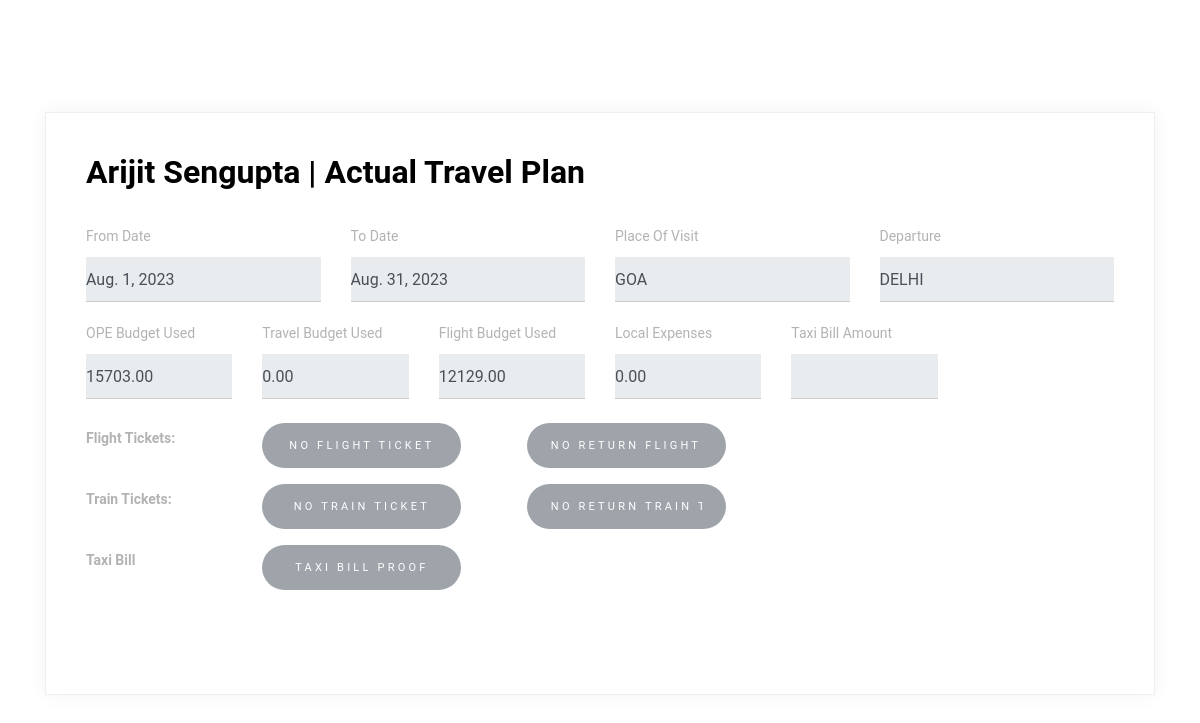
The page /employee/8f56e802-a117-4fb0-a56e-b2545ccb5d98/tp/04c2ad78-5a5b-41b6-8081-6548846fce0e/ (signed in) on the database its author committed.
### base/models.py (models this page shows, shortened)
class Employee(models.Model):
    uuid = models.UUIDField(default = uuid.uuid4,primary_key=True,editable=False)
    Emp_name = models.CharField(max_length=30)
    email = models.EmailField(max_length=50)
    contract_no = models.CharField(unique=True,max_length=15,)
    contract_start_date = models.DateField()
    contract_end_date = models.DateField()
    phone_number = models.CharField(unique=True,max_length=10)
    state = models.CharField(max_length=30)
    duty_station = models.CharField(max_length=40)

class Expense(models.Model):
    uuid = models.UUIDField(default = uuid.uuid4,primary_key=True,editable=False)
    employee = models.ForeignKey(Employee,on_delete=models.CASCADE,null = True)
    from_date = models.DateField(null = True)
    to_date = models.DateField(null = True)
    ope_budget_used = models.DecimalField(decimal_places=2,default=0,max_digits = 10)
    travel_budget_used = models.DecimalField(decimal_places=2,default=0,max_digits = 10)
    flight_budget_used = models.DecimalField(decimal_places=2,default=0,max_digits = 10)
    flight_ticket = models.FileField(upload_to=get_upload_path, blank = True)
    flight_return_ticket = models.FileField(upload_to=get_upload_path, blank = True)
    train_ticket = models.FileField(upload_to=get_upload_path, blank = True)
    train_return_ticket = models.FileField(upload_to=get_upload_path, blank = True)
    local_conveyance = models.DecimalField(decimal_places=2,default=0,max_digits = 10)
    departure = models.CharField(max_length = 30,null = True)
    place_of_visit = models.CharField(max_length = 30,null = True)

### base/views.py (the view)
# urls.py: path('employee/<str:pk1>/tp/<str:pk2>/',ViewAtp,name = "viewatp"),
@login_required(login_url='login')
def ViewAtp(request,pk1,pk2):
    try:
        emp = Employee.objects.get(uuid=pk1)
        tp = Expense.objects.get(uuid=pk2)
    except:
        tp = None
    context = {
        'tp':tp,
        'emp':emp
    }
    return render(request,'viewatp.html',context)

### base/templates/viewatp.html (shortened to what this page needs)
{% load static %}
<!doctype html>
<html lang="en">
  <head>
    <link rel="stylesheet" href="https://cdn.jsdelivr.net/npm/bootstrap@4.0.0/dist/css/bootstrap.min.css">
    <link rel="stylesheet" href="{% static 'form.css' %}">
  </head>
  <body>
    <div class="content">
        <div class="container">
          <div class="row align-items-stretch no-gutters contact-wrap">
            <div class="col-md-12">
              <div class="form h-100">
                <h3>{{emp.Emp_name}} | Actual Travel Plan</h3>
                <form class="mb-5" id="contactForm" name="contactForm">
                  <div class="row">
                    <div class="col-md-3 form-group mb-3">
                      <label for="" class="col-form-label">From Date</label>
                      <input type="text" class="form-control" name="date" id="date" value="{{tp.from_date}}" readonly>
                    </div>
                    <div class="col-md-3 form-group mb-3">
                        <label for="" class="col-form-label">To Date</label>
                        <input type="text" class="form-control" name="date" id="date" value="{{tp.to_date}}" readonly>
                      </div>
                      <div class="col-md-3 form-group mb-3">
                        <label for="" class="col-form-label">Place Of Visit</label>
                        <input type="text" class="form-control" name="date" id="date" value="{{tp.place_of_visit}}" readonly>
                      </div>
                      <div class="col-md-3 form-group mb-3">
                        <label for="" class="col-form-label">Departure</label>
                        <input type="text" class="form-control" name="date" id="date" value="{{tp.departure}}" readonly>
                      </div>
                  </div>
                  <div class="row">
                    <div class="col-md-2 form-group mb-4">
                      <label for="" class="col-form-label">OPE Budget Used</label>
                      <input type="text" class="form-control" name="date" id="date" value="{{tp.ope_budget_used}}" readonly>
                    </div>
                    <div class="col-md-2 form-group mb-4">
                        <label for="" class="col-form-label">Travel Budget Used</label>
                        <input type="text" class="form-control" name="date" id="date" value="{{tp.travel_budget_used}}" readonly>
                      </div>
                      <div class="col-md-2 form-group mb-4">
                        <label for="" class="col-form-label">Flight Budget Used</label>
                        <input type="text" class="form-control" name="date" id="date" value="{{tp.flight_budget_used}}" readonly>
                      </div>
                      <div class="col-md-2 form-group mb-4">
                        <label for="" class="col-form-label">Local Expenses</label>
                        <input type="text" class="form-control" name="date" id="date" value="{{tp.local_conveyance}}" readonly>
                      </div>
                      <div class="col-md-2 form-group mb-3">
                        <label for="" class="col-form-label">Taxi Bill Amount</label>
                        <input type="text" class="form-control" name="date" id="date" value="{{tp.taxi_bill}}" readonly>
                      </div>
                  </div>
                  <div class="row">
                    <div class="col-md-2 form-group mb-3">
                   <strong> <label for="" class="col-form-label">Flight Tickets: </label></strong>
                    </div>
                    <div class="col-md-3 form-group">
                        {% if tp.flight_ticket %}
                        <a href="{{ tp.flight_ticket.url }}">
                            <input value="Flight Ticket" class="btn btn-primary rounded-0 py-2 px-4">
                        </a>
                    {% else %}
                        <input value="No Flight Ticket" class="btn btn-secondary rounded-0 py-2 px-4" disabled>
                    {% endif %}
                    </div>
                    <div class="col-md-3 form-group">
                        {% if tp.flight_return_ticket %}
                        <a href="{{ tp.flight_return_ticket.url }}">
                            <input value="Flight Return Ticket" class="btn btn-primary rounded-0 py-2 px-4">
                        </a>
                    {% else %}
                        <input value="No Return Flight Ticket" class="btn btn-secondary rounded-0 py-2 px-4" disabled>
                    {% endif %}
                    </div>
                  </div>
                  <div class="row">
                    <div class="col-md-2 form-group mb-3">
                   <strong> <label for="" class="col-form-label">Train Tickets: </label></strong>
                    </div>
                    <div class="col-md-3 form-group">
                        {% if tp.train_ticket %}
                        <a href="{{ tp.train_ticket.url }}">
                            <input value="Train Ticket" class="btn btn-primary rounded-0 py-2 px-4">
                        </a>
                    {% else %}
                        <input value="No Train Ticket" class="btn btn-secondary rounded-0 py-2 px-4" disabled>
                    {% endif %}
                    </div>
                    <div class="col-md-3 form-group">
                        {% if tp.train_return_ticket %}
                        <a href="{{ tp.train_return_ticket.url }}">
                            <input value="Train Return Ticket" class="btn btn-primary rounded-0 py-2 px-4">
                        </a>
                    {% else %}
                        <input value="No Return Train Ticket" class="btn btn-secondary rounded-0 py-2 px-4" disabled>
                    {% endif %}
                    </div>
                  </div>
                  <div class="row">
                    <div class="col-md-2 form-group mb-3">
                   <strong> <label for="" class="col-form-label">Taxi Bill</label></strong>
                    </div>
                    <div class="col-md-3 form-group">
                        {% if tp.taxi_bill_proof %}
                        <a href="{{ tp.taxi_bill_proof.url }}">
                            <input value="Taxi Bill" class="btn btn-primary rounded-0 py-2 px-4">
                        </a>
                    {% else %}
                        <input value="Taxi Bill Proof" class="btn btn-secondary rounded-0 py-2 px-4" disabled>
                    {% endif %}
                    </div>
                    </div>
                  </div>
              </div>
            </div>
          </div>
        </div>
  </body>
</html>

### static/form.css (style rules this page uses)
body { font-family: "Roboto", sans-serif; background-color: #fff; line-height: 1.9; color: #8c8c8c; position: relative; }
h1, h2, h3, h4, h5, h6, .h1, .h2, .h3, .h4, .h5, .h6 { font-family: "Roboto", sans-serif; color: #000; }
.content { padding: 7rem 0; }
.form-control { border: none; border-bottom: 1px solid #ccc; padding-left: 0; padding-right: 0; border-radius: 0; background: none; }
.col-form-label { color: #000; font-size: 13px; }
.btn, .form-control, .custom-select { height: 45px; border-radius: 0; }
.btn { border: none; border-radius: 0; font-size: 11px; letter-spacing: .2rem; text-transform: uppercase; border-radius: 30px !important; }
.contact-wrap { -webkit-box-shadow: 0 0px 20px 0 rgba(0, 0, 0, 0.05); box-shadow: 0 0px 20px 0 rgba(0, 0, 0, 0.05); border: 1px solid #efefef; }
.contact-wrap .col-form-label { font-size: 14px; color: #b3b3b3; margin: 0 0 10px 0; display: inline-block; padding: 0; }
.contact-wrap .form, .contact-wrap .contact-info { padding: 40px; }
.contact-wrap .form { background: #fff; }
.contact-wrap .form h3 { color: #000; font-size: 2rem; font-weight: 700; margin-bottom: 30px; }

### rows shown on the page
Employee: Emp_name "Arijit Sengupta"
Expense: date "Aug. 1, 2023", date "Aug. 31, 2023", date "GOA", date "DELHI", date "15703.00", date "0.00", date "12129.00"
